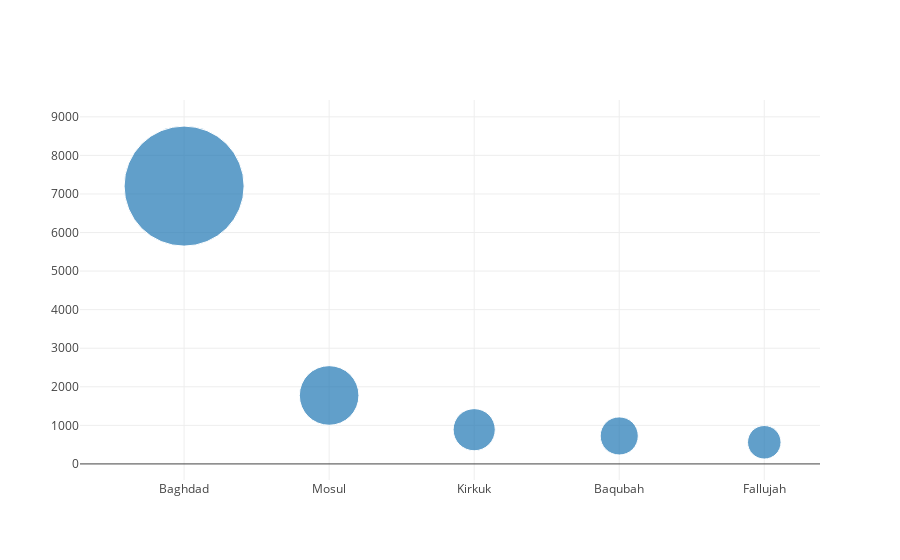

Notebook cell for this chart:
### Markdown cell above
2. Top 5 Cities from Iraq who has seen the terrorist acts the most
               ----

### Code cell
terror_filter = terror[terror['targtype1_txt'] == "Private Citizens & Property"]
terror_filter = terror[terror['country_txt'] == "Iraq"]
terror_filter = terror_filter[['city','latitude','longitude']]
terror_filter = terror_filter[terror_filter['city']!='Unknown' ]
data = terror_filter[['city','latitude','longitude']]
terror_filter = terror_filter.drop_duplicates(subset=None, keep='first', inplace=False)
data_city = pd.DataFrame({
    'city':data['city'].value_counts().index,
   'value':data['city'].value_counts().values
})
data = [
    {
        'x': data_city['city'][0:5].values,
        'y': data_city['value'][0:5].values,
        'mode': 'markers',
        'marker': {
            'sizemode': 'area',
            'sizeref': 'sizeref',
            'size': data_city['value'][0:5]
              }
    }
]
iplot(data)
City_State = pd.merge(data_city, terror_filter, how='left', left_on='city', right_on='city')
City_State = City_State.drop_duplicates(subset='city', keep='first', inplace=False)
count = City_State['value'].values
m = folium.Map(location=[33,44], tiles="Mapbox Bright", zoom_start=4.5)
for i in range(0,5):
   folium.Circle(
      location=[City_State.iloc[i]['latitude'], City_State.iloc[i]['longitude']],
      #location=[20, 81],
      popup=City_State.iloc[i]['city'],
      radius=int(count[i])*20,
      color='crimson',
      fill=True,
      fill_color='crimson'
   ).add_to(m)
m

### Figure 1 — Plotly figure (JSON) as saved in the notebook; plotly's stock layout.template omitted (floating-point values rounded to 4 significant figures)
{"data": [{"marker": {"size": [7204, 1775, 887, 725, 561], "sizemode": "area", "sizeref": "sizeref"}, "mode": "markers", "x": ["Baghdad", "Mosul", "Kirkuk", "Baqubah", "Fallujah"], "y": [7204, 1775, 887, 725, 561]}], "layout": {}}
